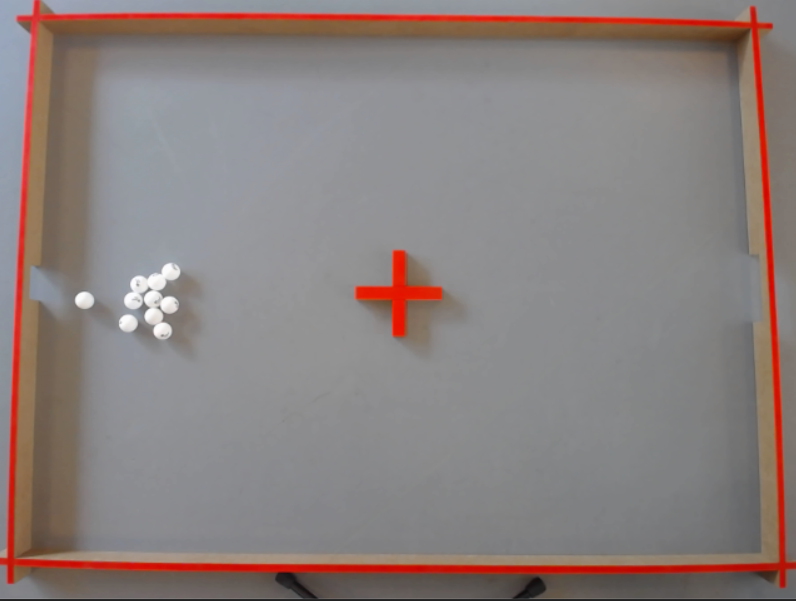
#> input picture images/1.png, 796 x 601 px
$ python chatGPT_analyze_image.py
#> lines starting #> are read from the running program, lines starting #| are printed output that depends on the picture; after the words box and inside, x2 and y2 are one past the last pixel; in counts of white or black regions, pixels touching at a corner belong together
import cv2
import requests

# Read image file
image = cv2.imread('./images/1.png')
#> image is the input picture: shape (601, 796, 3); mean B, G, R 125.9, 127.8, 138.6

# Define color ranges for ping pong ball and red wall detection
lower_ball_color = (29, 86, 6)
upper_ball_color = (64, 255, 255)
lower_wall_color = (0, 0, 100)
upper_wall_color = (80, 80, 255)

# Convert the image to the HSV color space
hsv = cv2.cvtColor(image, cv2.COLOR_BGR2HSV)
#> hsv: shape (601, 796, 3); mean H, S, V 70.2, 29.9, 141.5

# Apply color masks to the image to detect the ping pong ball and red wall
ball_mask = cv2.inRange(hsv, lower_ball_color, upper_ball_color)
#> ball_mask: shape (601, 796); every value is 0
wall_mask = cv2.inRange(hsv, lower_wall_color, upper_wall_color)
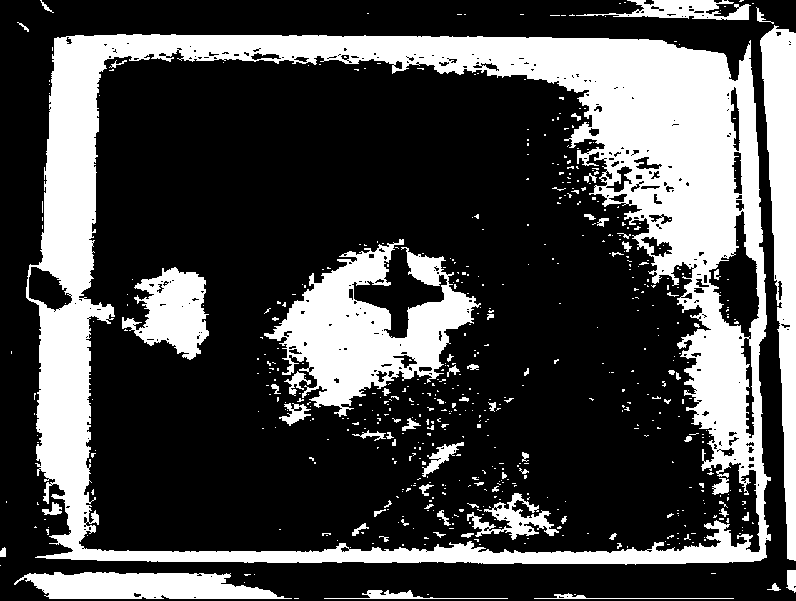
#> wall_mask: shape (601, 796); 28.6% white; 587 white regions (515 under 20 px)

# Find contours in the ping pong ball mask
ball_contours, _ = cv2.findContours(ball_mask, cv2.RETR_EXTERNAL, cv2.CHAIN_APPROX_SIMPLE)
#> ball_contours = []

# Loop over the ping pong ball contours and draw a circle around each ball
for ball_contour in ball_contours:
    ball_area = cv2.contourArea(ball_contour)
    if ball_area > 100:
        x, y, w, h = cv2.boundingRect(ball_contour)
        cv2.circle(image, (int(x + w / 2), int(y + h / 2)), int((w + h) / 4), (0, 255, 0), 2)

        # Send ping pong ball coordinates to server via HTTP
        ball_coordinates = {'x': x, 'y': y}
#> this loop made 0 passes
        # r = requests.post('http://example.com/ball_coordinates', data=ball_coordinates)

# Find contours in the red wall mask
wall_contours, _ = cv2.findContours(wall_mask, cv2.RETR_EXTERNAL, cv2.CHAIN_APPROX_SIMPLE)
#> wall_contours = 55 contours, 43 with area under 20; largest, box (x1, y1, x2, y2) and area: (26, 34, 771, 565) 373827, (760, 25, 796, 561) 10264, (14, 572, 292, 599) 5172, (576, 0, 751, 20) 1558, (324, 590, 508, 599) 284

# Loop over the red wall contours and draw a rectangle around each wall
for wall_contour in wall_contours:
    wall_area = cv2.contourArea(wall_contour)
    if wall_area > 100:
        x, y, w, h = cv2.boundingRect(wall_contour)
        cv2.rectangle(image, (x, y), (x + w, y + h), (0, 0, 255), 2)

        # Send red wall coordinates to server via HTTP
        wall_coordinates = {'x': x, 'y': y, 'w': w, 'h': h}
#> this loop made 55 passes
#> (wall_area, x, y, w, h) on passes 5, 11, 12, 19, 36, 37, 54: (283.5, 324, 590, 184, 9), (5172.5, 14, 572, 278, 27), (149, 786, 570, 10, 23), (103.5, 42, 502, 20, 13), (373827, 26, 34, 745, 531), (10264.5, 760, 25, 36, 536), (1558.5, 576, 0, 175, 20)
#> wall_area on passes 4, 6, 14, 48, 55: 90, 31, 37, 42.5, 25
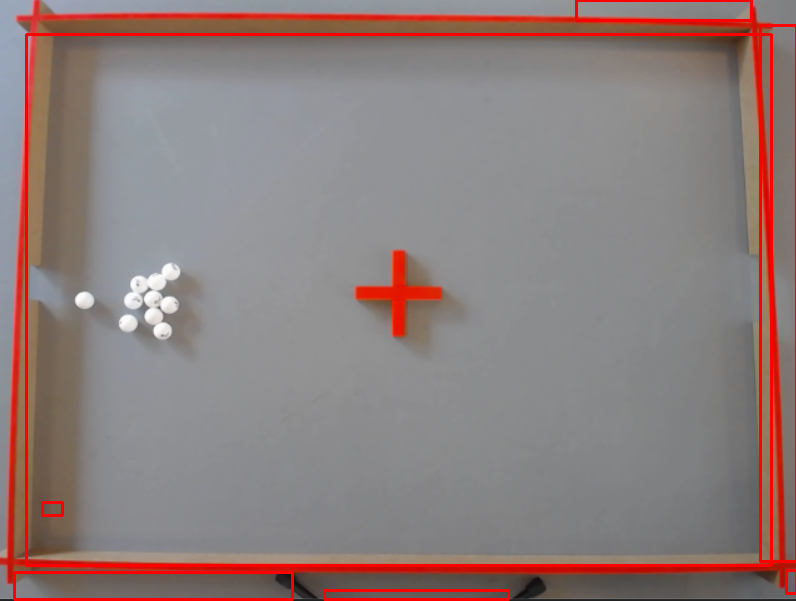
#> image: shape (601, 796, 3); 2.99% of pixels changed, all inside (x1, y1, x2, y2) = (13, 0, 796, 601)
        # r = requests.post('http://example.com/wall_coordinates', data=wall_coordinates)

# Display the resulting image
cv2.imshow('image', image)
cv2.waitKey(0)

# Close the window
cv2.destroyAllWindows()
